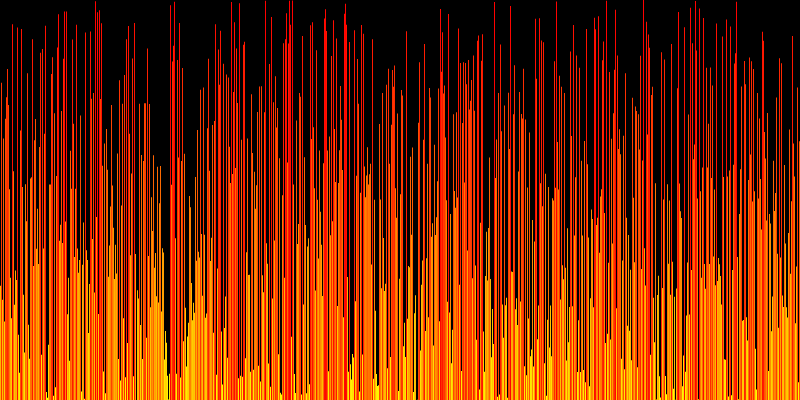
Frame 1 (no input)
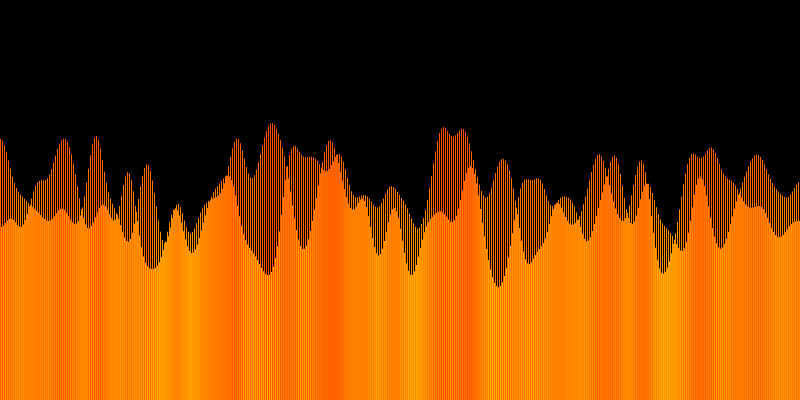
Frame 60 (no input)
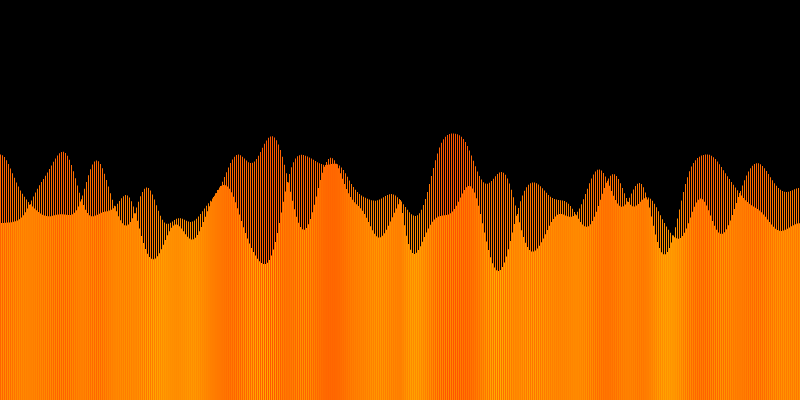
Frame 120 (the mouse pressed at the canvas centre since frame 60)

The p5.js sketch that drew these frames (run headless with seeded random() and noise() and a simulated clock; from frame 60 on, the mouse is pressed at the canvas centre):

// p5.js sketch
// ── sketch.js
p5.disableFriendlyErrors = true;

let points = [];
let res = 1;
let heat_loss = 1;

function setup() {
  createCanvas(800, 400);
  colorMode(HSL);
  for (let i = 0; i <= width * res; i ++) {
    points.push(random(-height / 2, height / 2));
  }
}

function draw() {
  background(0);
  
  if (mouseIsPressed) {
    points[round(mouseX * res)] = mouseY - height / 2;
  }
  
  let new_points = [points[1] * heat_loss];
  for (let x = 1; x < points.length; x ++) {
    let a = points[x - 1];
    let b = points[x];
    
    noStroke();
    fill(map(a, -height / 2, height / 2, 0, 60), 100, 50);
    let x1 = (x - 1) / res;
    let x2 = x / res;
    let y1 = a + height / 2;
    let y2 = b + height / 2;
    quad(x1, height, x2, height, x2, y1, x1, y1)
    
    new_points.push(x == points.length - 1 ? a * heat_loss : (a + points[x + 1]) / 2 * heat_loss);
  }
  points = new_points;
  endShape();
}
